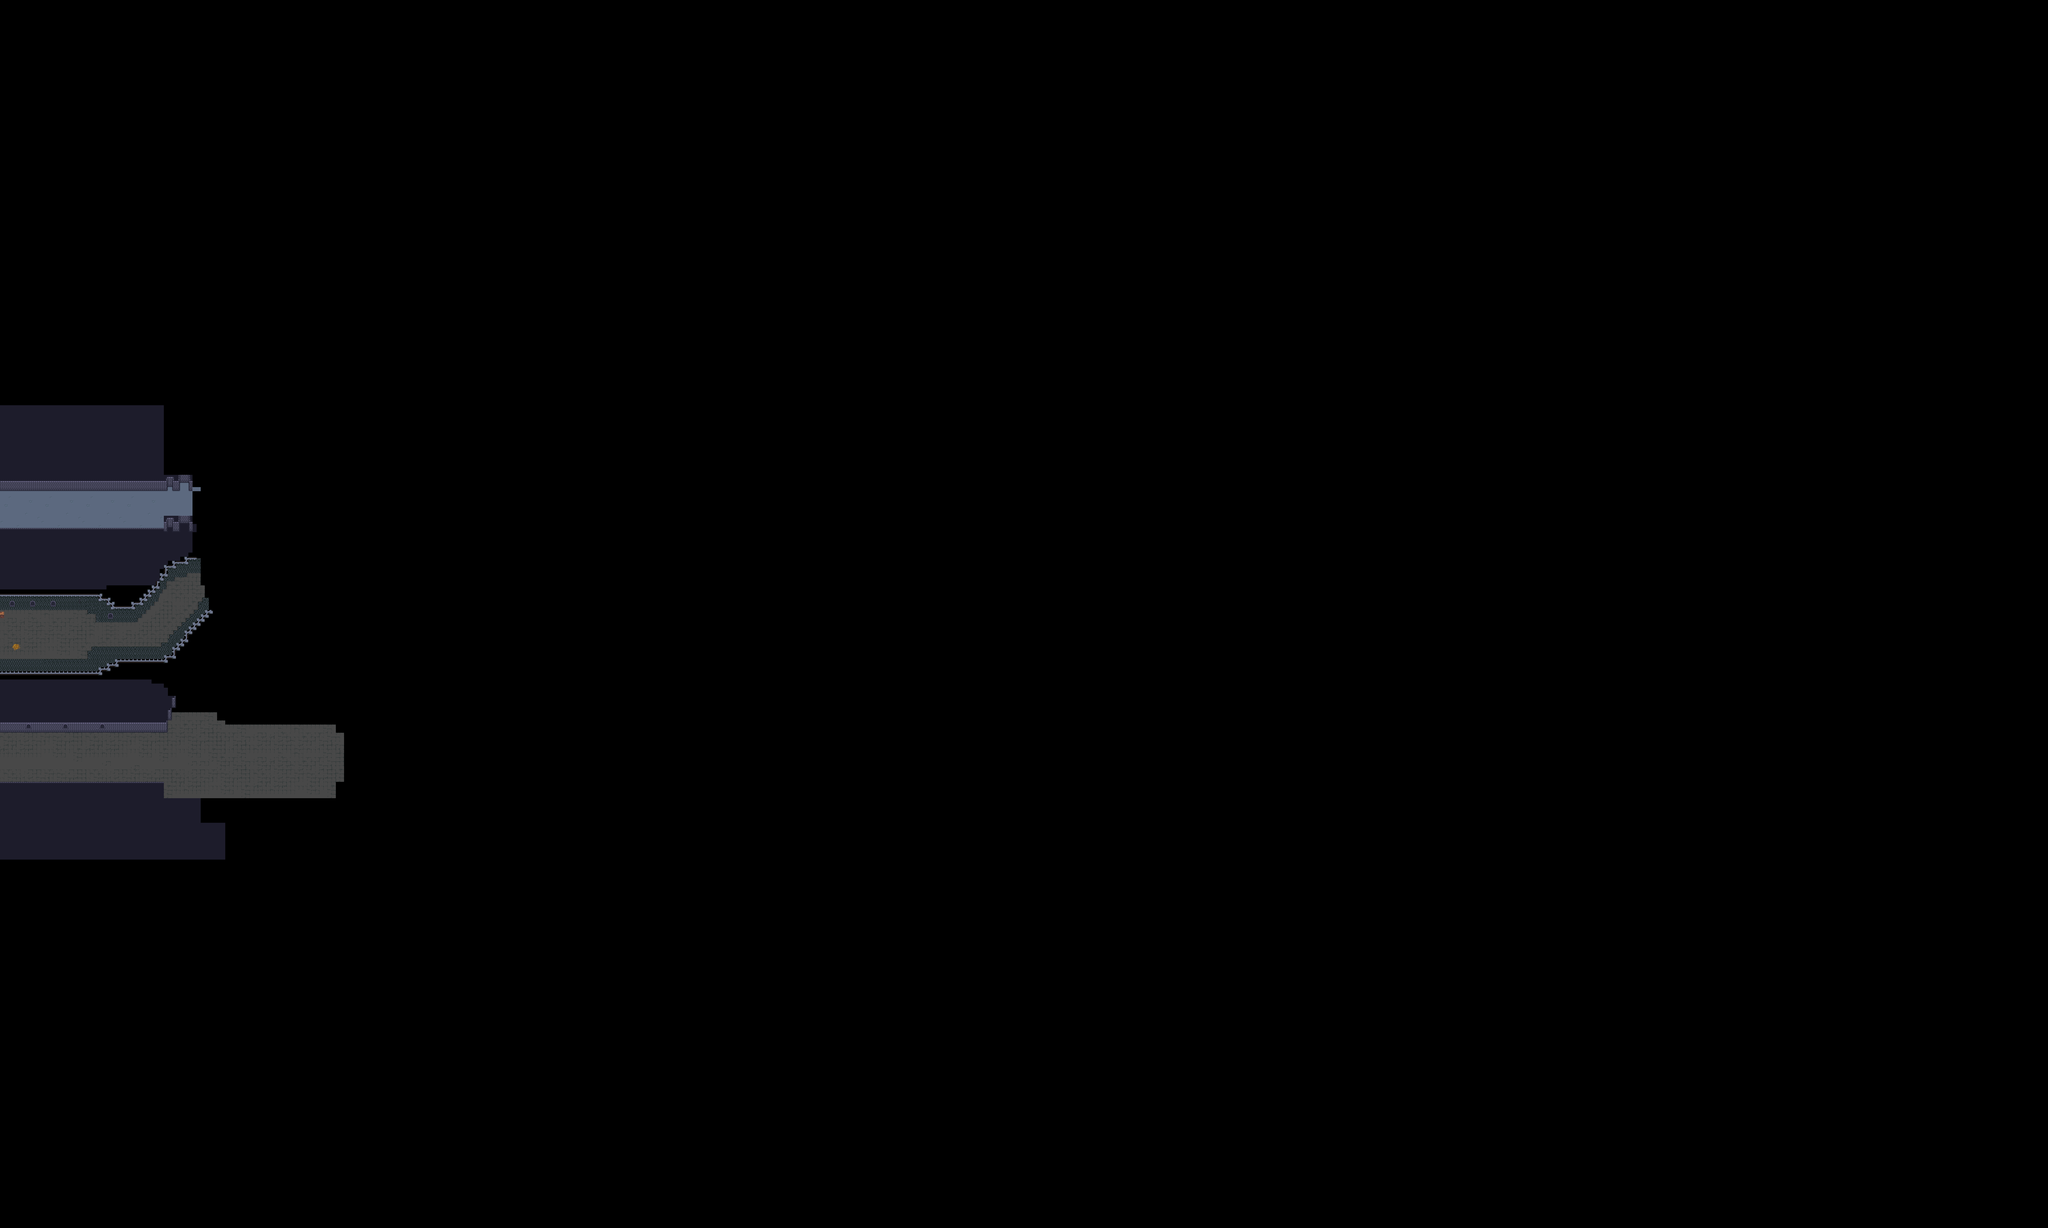

Tiled map render using the project's own tile images. Description and the map definition, with tile-layer contents summarised, below:
An orthogonal 500x300 tile map with 16x16 px tiles, 4 tile layers (floor, walls, other, embient), 2 tilesets.

<map version="1.10" tiledversion="1.11.2" orientation="orthogonal" renderorder="right-down" width="500" height="300" tilewidth="16" tileheight="16" infinite="0" nextlayerid="6" nextobjectid="1">
 <tileset firstgid="1" source="level 2 - castle.tsx" />
 <tileset firstgid="145" source="walls_floor.tsx" />
 <layer id="1" name="floor" width="500" height="300">
  <data>[150000 cells, 3094 non-empty, 26 distinct tile ids]</data>
 </layer>
 <layer id="2" name="walls" width="500" height="300">
  <data>[150000 cells, 1035 non-empty, 52 distinct tile ids]</data>
 </layer>
 <layer id="4" name="other" width="500" height="300">
  <data>[150000 cells, 2558 non-empty, 9 distinct tile ids]</data>
 </layer>
 <layer id="5" name="embient" width="500" height="300">
  <data>[150000 cells, 30 non-empty, 12 distinct tile ids]</data>
 </layer>
</map>
